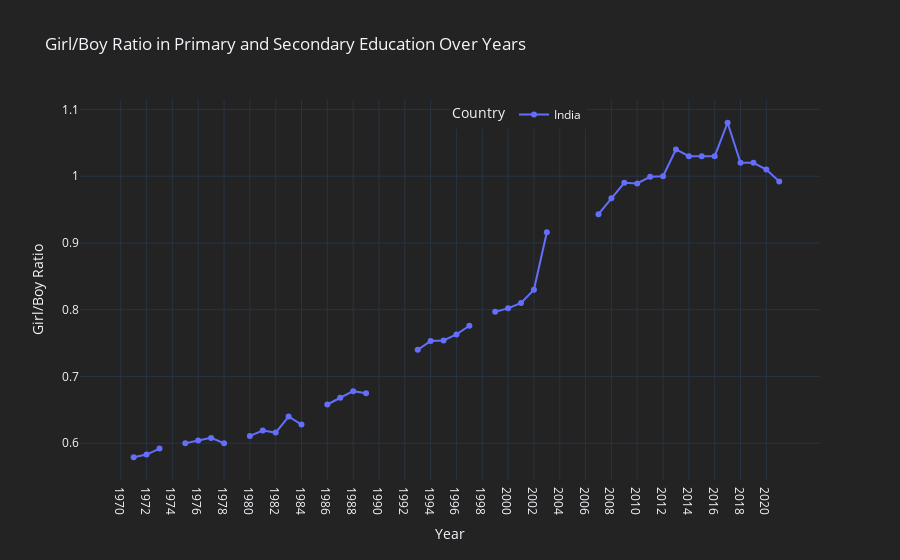

Notebook code cell kept with this figure:
### Code cell
# Choose the countries you want to include
selected_countries = ['India']  # Add more countries as needed

# Filter the DataFrame for selected countries
selected_data = df[df['country'].isin(selected_countries)]

# Create an interactive line plot using Plotly Express
fig = px.line(selected_data.melt(id_vars=['country'], var_name='Year', value_name='Girl/Boy Ratio'),
              x='Year', y='Girl/Boy Ratio', color='country', line_group='country',
              markers=True, line_dash='country', title='Girl/Boy Ratio in Primary and Secondary Education Over Years',
              labels={'Girl/Boy Ratio': 'Girl/Boy Ratio', 'Year': 'Year', 'country': 'Country'},
              template='plotly_dark')

# Customize the layout
fig.update_layout(xaxis_title='Year', yaxis_title='Girl/Boy Ratio',
                  legend=dict(title='Country', orientation='h', y=1, x=0.5),
                  hovermode='x', hoverlabel=dict(bgcolor='white', font_size=12),
                  plot_bgcolor='#232323', paper_bgcolor='#232323')  # Set background colors

# Show the interactive plot
fig.show()

### Figure 1 — Plotly figure (JSON) as saved in the notebook; plotly's stock layout.template omitted (floating-point values rounded to 4 significant figures)
{"data": [{"hovertemplate": "Country=India<br>Year=%{x}<br>Girl/Boy Ratio=%{y}<extra></extra>", "legendgroup": "India", "line": {"color": "#636efa", "dash": "solid"}, "marker": {"symbol": "circle"}, "mode": "lines+markers", "name": "India", "orientation": "v", "showlegend": true, "type": "scatter", "x": ["1970", "1971", "1972", "1973", "1974", "1975", "1976", "1977", "1978", "1979", "1980", "1981", "1982", "1983", "1984", "1985", "1986", "1987", "1988", "1989", "1990", "1991", "1992", "1993", "1994", "1995", "1996", "1997", "1998", "1999", "2000", "2001", "2002", "2003", "2004", "2005", "2006", "2007", "2008", "2009", "2010", "2011", "2012", "2013", "2014", "2015", "2016", "2017", "2018", "2019", "2020", "2021"], "xaxis": "x", "y": [null, 0.579, 0.583, 0.592, null, 0.6, 0.604, 0.608, 0.6, null, 0.611, 0.619, 0.616, 0.64, 0.628, null, 0.658, 0.668, 0.678, 0.675, null, null, null, 0.74, 0.753, 0.754, 0.763, 0.776, null, 0.797, 0.802, 0.81, 0.83, 0.916, null, null, null, 0.943, 0.967, 0.99, 0.989, 0.999, 1, 1.04, 1.03, 1.03, 1.03, 1.08, 1.02, 1.02, 1.01, 0.992], "yaxis": "y"}], "layout": {"hoverlabel": {"bgcolor": "white", "font": {"size": 12}}, "hovermode": "x", "legend": {"orientation": "h", "title": {"text": "Country"}, "tracegroupgap": 0, "x": 0.5, "y": 1}, "paper_bgcolor": "#232323", "plot_bgcolor": "#232323", "title": {"text": "Girl/Boy Ratio in Primary and Secondary Education Over Years"}, "xaxis": {"anchor": "y", "domain": [0, 1], "title": {"text": "Year"}}, "yaxis": {"anchor": "x", "domain": [0, 1], "title": {"text": "Girl/Boy Ratio"}}}}
